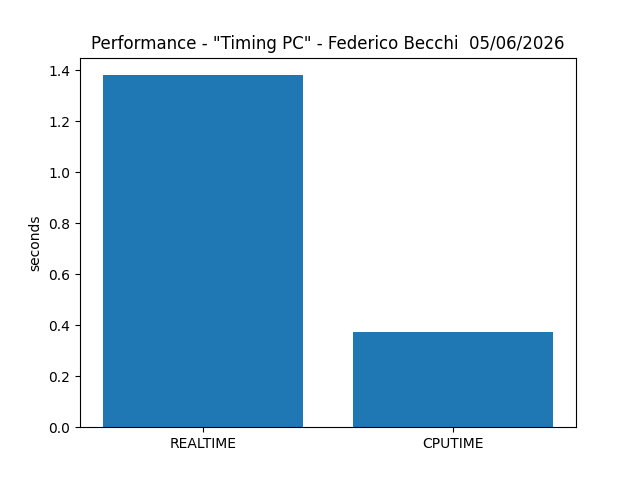

The Python source for this figure:
import matplotlib
matplotlib.use('Agg')
import matplotlib.pyplot as plt 
import pandas as pd
import numpy as np  # Imported for positioning

df = pd.read_csv("timing_pc.csv", comment="#", sep="\\s+")

print(df.timer)

# 1. Create numeric positions for the bars (e.g., [0, 1])
x_positions = np.arange(len(df.timer))

# 2. Plot using the numeric positions
plt.title('Performance - "Timing PC" - Federico Becchi  05/06/2026')
plt.ylabel('seconds')
plt.bar(x_positions, df.time)

# 3. Replace the numbers on the x-axis with your actual text labels
plt.xticks(x_positions, df.timer)

# plt.xticks(rotation=45) # Uncomment if names overlap
plt.savefig('timing.png')
